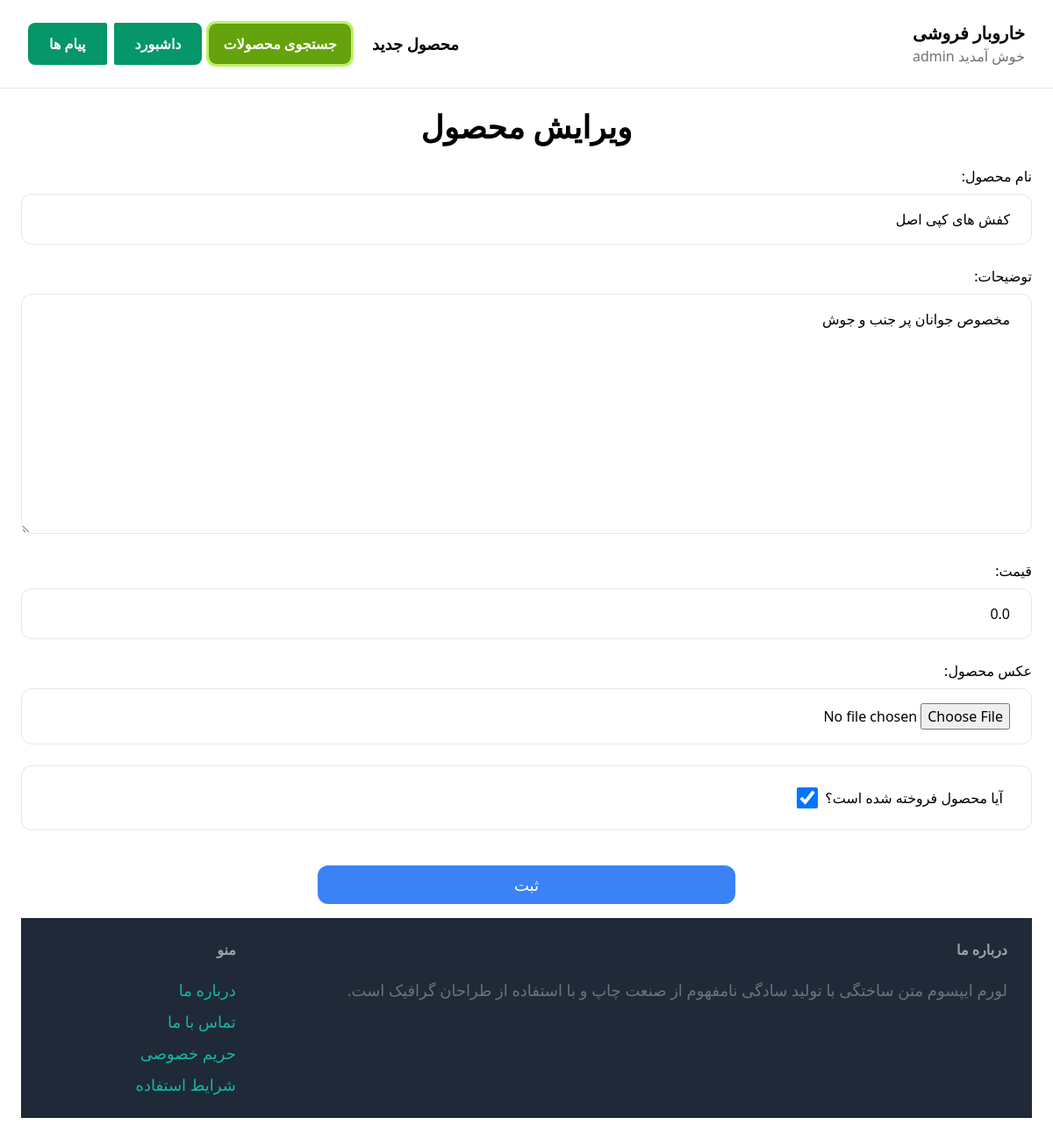
Page /items/21/edit (signed in) on the earlier database version.
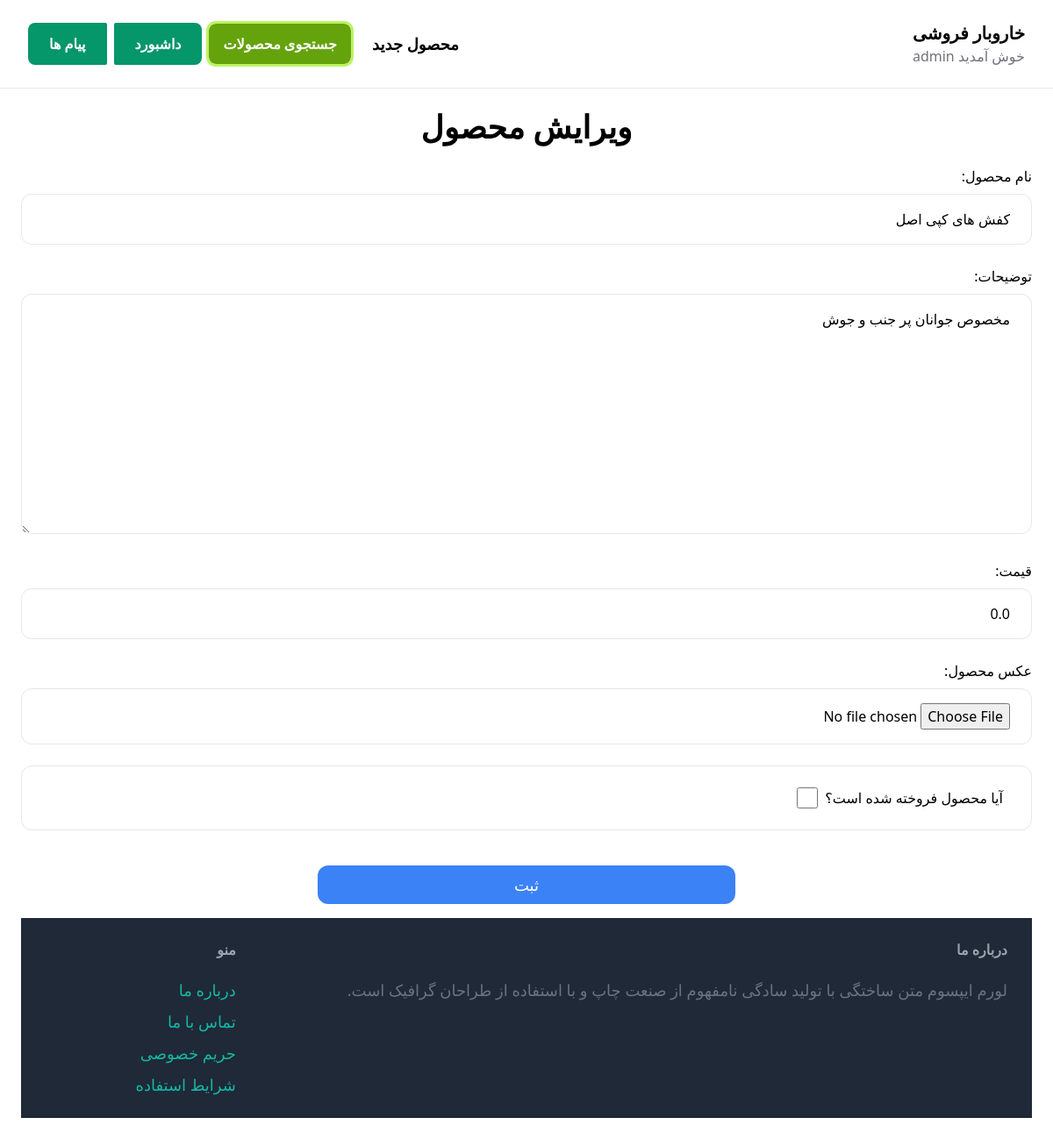
Same page on the later database version.
### item/models.py (models this page shows, shortened)
class Item(models.Model):
    category = models.ForeignKey(Category , related_name='items',on_delete=models.CASCADE,verbose_name='دسته بندی')
    name = models.CharField(max_length=255,verbose_name='نام محصول')
    description = models.TextField(blank=True, null=True,verbose_name='توضیحات')
    price = models.FloatField(verbose_name='قیمت')
    image   = models.ImageField(upload_to='item_images', blank=True, null=True,verbose_name='عکس محصول')
    is_sold = models.BooleanField(default=False,verbose_name='آیا محصول فروخته شده است؟')
    is_deleted = models.BooleanField(default=False)
    created_by = models.ForeignKey(User, related_name='items', on_delete=models.CASCADE)
    created_at = jmodels.jDateTimeField(auto_now_add=True)
    is_approved = models.BooleanField(default=False)

### item/views.py (the view)
# urls.py: path('<int:pk>/edit', views.edit_item , name='edit'),
@login_required
def edit_item(request, pk):
    item = get_object_or_404(Item, pk=pk, created_by=request.user or request.user==request.user.is_superuser) #TODO این شرطشو درست کنم ادمین بتونه ادیت کنه
    if request.method == 'POST':
        form = EditItemForm(request.POST, request.FILES, instance=item)
        if form.is_valid():
            form.save(commit=True)
            return redirect('item:detail', pk=item.id)
    else:
        form = EditItemForm(instance=item)
    return render(request, 'item/form.html',{
        'form' : form ,
        'title': 'ویرایش محصول',
})

### item/forms.py
class EditItemForm(forms.ModelForm):
    class Meta:
        model = Item
        fields = ('name', 'description', 'price', 'image', 'is_sold' )
        widgets = {
            'name': forms.TextInput(attrs={
                'class': INPUT_CLASSES
            }),
            'description': forms.Textarea(attrs={
                'class': INPUT_CLASSES
            }),
             'price': forms.TextInput(attrs={
                'class': INPUT_CLASSES,
                'value': 0
            }),
            'image': forms.FileInput(attrs={
                'class': INPUT_CLASSES
            }),
            'is_sold': forms.CheckboxInput(attrs={
                'class': "checked:bg-blue-500 w-6 h-6 text-blue-600 border-gray-300 rounded focus:ring-transparent"
            })
        }

### item/templates/item/form.html (shortened to what this page needs)
{% extends "core/base.html" %}
{% block content %}
<center><h1 class='mb-6 mx-0 text-4xl font-bold '>{{ title }}</h1></center>
<form action="" enctype="multipart/form-data" method="POST">
    <div class="space-y-4">
        {% for field in form %}
            {% if field.name == 'is_sold' %}
                <div class="py-4 px-6 rounded-xl border w-full">
                    <label for="{{ field.id_for_label }}" class="flex items-center">
                        <span class="m-2">{{ field.label }}</span>
                        {{ field }}
                    </label>
                </div>
            {% else %}
                <div>
                    {{ field.label_tag }}
                    {{ field }}
                </div>
            {% endif %}
        {% endfor %}
    <div>
    <center><button type="submit" class="mt-6 py-2 px- lg:px-56 text-lg bg-blue-500
     hover:bg-blue-700 rounded-xl text-white">ثبت</button><center>
</form>
{% endblock %}

Differences in the rows shown:
changed Item "کفش های کپی اصل": is_sold "☑" → "☐"
